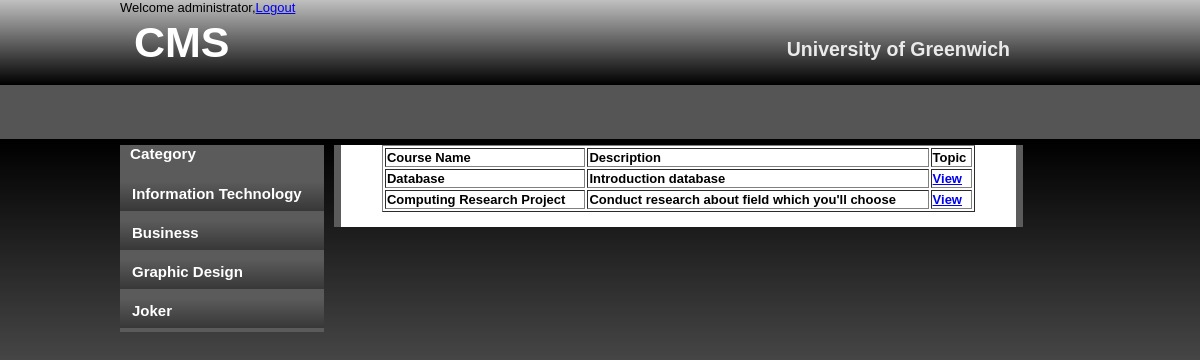
The page /ASM/asm/trainee/viewCourse.php?id=1 (signed in) on the database its author committed.
### tables this page shows
CREATE TABLE `tblcategory` (
  `ID_Cat` int(11) NOT NULL,
  `Cat_Name` varchar(200) NOT NULL
);

CREATE TABLE `tblcourse` (
  `ID_Course` int(11) NOT NULL,
  `Course_Name` varchar(200) NOT NULL,
  `Description` varchar(500) NOT NULL,
  `ID_Cat` int(11) NOT NULL
);

### asm/asm/database.php (called while the page is built, shortened)
<?php
$hostname = 'localhost';
$username = 'root';
$password = '';
$dbname = 'edusys';
function query ($sql)
{
	global $hostname;
	global $username;
	global $password;
	global $dbname;
	$conn = new mysqli($hostname, $username, $password, $dbname);
	$result = $conn->query($sql);
	$rows = mysqli_fetch_all($result);
	return $rows;
}
?>

### asm/asm/trainee/viewCourse.php (the view, shortened to what this page needs)
<!DOCTYPE html PUBLIC "-//W3C//DTD XHTML 1.0 Transitional//EN" "http://www.w3.org/TR/xhtml1/DTD/xhtml1-transitional.dtd">
<html xmlns="http://www.w3.org/1999/xhtml">
<head>
<link rel="stylesheet" type="text/css" href="../style.css" />
</head>
<body>
<div id="container">
        <?php require_once("../blocks/header1.php"); ?>
    <br>
    <br>
    <br>
        <?php require_once("../blocks/leftmenu.php"); ?>
		<div id="content">
        <div id="content_main">
		<form action="" method="POST">
		<table width="90%" border="1">
            <thead>
                <tr>
                    <th>Course Name</th>
                    <th>Description</th>
                    <th>Topic</th>
                </tr>
            </thead>
    <?php
    require_once '../database.php';
    if(isset($_GET['id'])){
    $id = $_GET["id"];
    }
    $sql = "SELECT * FROM tblcourse WHERE ID_Cat=" .$id;
    $rows = query($sql);
    for($i=0; $i<count($rows); $i++)
    {
    ?>
    <div>
        <tr>
            <th> <?= $rows[$i][1] ?> </th>
            <th> <?= $rows[$i][2] ?> </th>
            <th><a href="http://localhost/ASM/asm/trainee/viewTopic.php?id=<?= $rows[$i][0] ?>">View</a></th>
        </tr>
    </div>
<?php }
?>
		</table>
		</form>
<p>&nbsp;</p>
        </div>
<?php require_once("../blocks/footer.php"); ?>

### asm/asm/blocks/leftmenu.php
<div id="leftmenu">
    <div id="leftmenu_main">
    <h3>Category</h3>
    <ul>
    <?php
    require_once '../database.php';
            $sql = "Select * from tblcategory";
            $rows = query($sql);
            for($i=0; $i<count($rows); $i++)
            {
                ?>
                <div>
                    <tr>
                    <li><a href="http://localhost/ASM/asm/trainee/viewCourse.php?id=<?= $rows[$i][0] ?>"><?= $rows[$i][1] ?></a></li>
                    </tr>
                </div>
        <?php
            }
    ?>
    </ul>
        </div>
</div>
</div>

### asm/asm/style.css (style rules this page uses)
body { margin: 0; padding: 0; text-align: center; font: 12px Arial, Helvetica, sans-serif; font-size: 13px; color: black; background: #CCCCCC; background-image:url(images/background.png); background-repeat:repeat-x; }
* { margin: 0 auto 0 auto; text-align:left; }
#container { display: block; height:auto; position: relative; width: 960px; }
#leftmenu { margin-top:15px; width:204px; float:left; }
#leftmenu_main { width:204px; height:auto; background-color:#5B5B5B; }
#leftmenu_main ul { list-style: none; padding: 0px; width:204px; }
#leftmenu_main h3 { list-style: none; padding: 0px; width:204px; color:#FFFFFF; padding-left:10px; padding-bottom:14px; }
#leftmenu_main ul li { list-style: none; padding: 0px; width:204px; text-align:left; }
#leftmenu_main ul li a, #leftmenu_main ul li a:visited { display:block; list-style: none; padding: 0px; width:192px; padding-left:12px; padding-top:4px; height:30px; text-align:left; background-image:url(images/leftmenu_link.png); background-repeat:repeat-x; margin-top:5px; color:#FFFFFF; text-decoration:none; font-size:15px; font-weight:bold; }
#content { display:block; float:left; width:689px; height:auto; padding-left:10px; padding-top:15px; padding-right:10px; padding-bottom:5px; }
#content_main { background-image:url(images/main_back.png); background-repeat:repeat-y; width:659px; padding-left:15px; padding-right:15px; }
html, body { text-align: center; }
p { text-align: left; }

### rows shown on the page
tblcategory: Cat_Name "Information Technology"
tblcategory: Cat_Name "Business"
tblcategory: Cat_Name "Graphic Design"
tblcategory: Cat_Name "Joker"
tblcourse: Course_Name "Database", Description "Introduction database"
tblcourse: Course_Name "Computing Research Project", Description "Conduct research about field which you'll choose"
